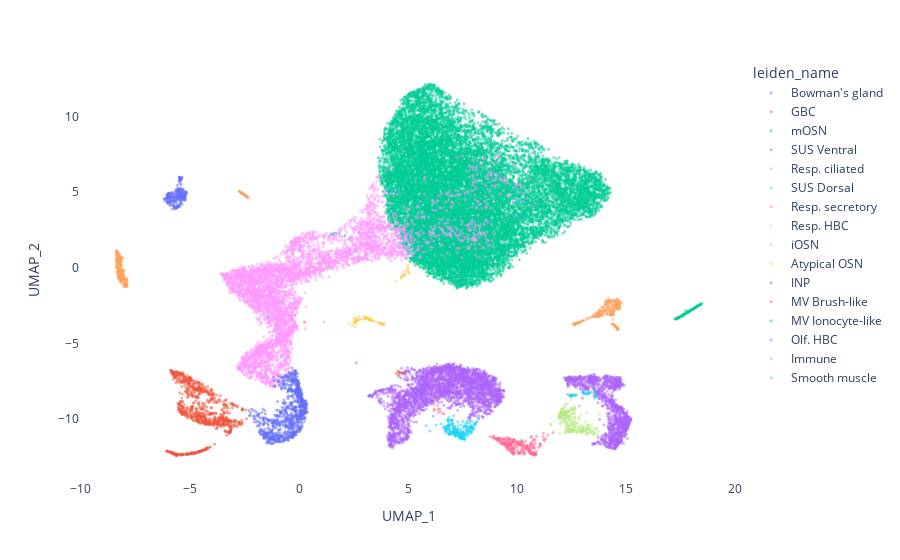

Write notebook code for a chart like this one.
### Code cell
# Plotting the provided UMAP coordinates on metafile to visualize 
fig = px.scatter(adata_brann.obs, x='UMAP_1', y= 'UMAP_2', color='leiden_name')
fig.update_traces(marker = dict(size = 3, opacity = 0.5))
fig.update_layout({
    'plot_bgcolor': 'rgba(0, 0, 0, 0)',
    })
fig.show()

### Figure 1 — Plotly figure (JSON) as saved in the notebook; plotly's stock layout.template omitted (floating-point values rounded to 4 significant figures; data arrays with more than 128 entries replaced by an {"elided": "..."} marker saying what was removed)
{"data": [{"hovertemplate": "leiden_name=Bowman's gland<br>UMAP_1=%{x}<br>UMAP_2=%{y}<extra></extra>", "legendgroup": "Bowman's gland", "marker": {"color": "#636efa", "opacity": 0.5, "size": 3, "symbol": "circle"}, "mode": "markers", "name": "Bowman's gland", "showlegend": true, "type": "scattergl", "x": {"elided": "235 float values"}, "xaxis": "x", "y": {"elided": "235 float values"}, "yaxis": "y"}, {"hovertemplate": "leiden_name=GBC<br>UMAP_1=%{x}<br>UMAP_2=%{y}<extra></extra>", "legendgroup": "GBC", "marker": {"color": "#EF553B", "opacity": 0.5, "size": 3, "symbol": "circle"}, "mode": "markers", "name": "GBC", "showlegend": true, "type": "scattergl", "x": {"elided": "762 float values"}, "xaxis": "x", "y": {"elided": "762 float values"}, "yaxis": "y"}, {"hovertemplate": "leiden_name=mOSN<br>UMAP_1=%{x}<br>UMAP_2=%{y}<extra></extra>", "legendgroup": "mOSN", "marker": {"color": "#00cc96", "opacity": 0.5, "size": 3, "symbol": "circle"}, "mode": "markers", "name": "mOSN", "showlegend": true, "type": "scattergl", "x": {"elided": "17666 float values"}, "xaxis": "x", "y": {"elided": "17666 float values"}, "yaxis": "y"}, {"hovertemplate": "leiden_name=SUS Ventral<br>UMAP_1=%{x}<br>UMAP_2=%{y}<extra></extra>", "legendgroup": "SUS Ventral", "marker": {"color": "#ab63fa", "opacity": 0.5, "size": 3, "symbol": "circle"}, "mode": "markers", "name": "SUS Ventral", "showlegend": true, "type": "scattergl", "x": {"elided": "2694 float values"}, "xaxis": "x", "y": {"elided": "2694 float values"}, "yaxis": "y"}, {"hovertemplate": "leiden_name=Resp. ciliated<br>UMAP_1=%{x}<br>UMAP_2=%{y}<extra></extra>", "legendgroup": "Resp. ciliated", "marker": {"color": "#FFA15A", "opacity": 0.5, "size": 3, "symbol": "circle"}, "mode": "markers", "name": "Resp. ciliated", "showlegend": true, "type": "scattergl", "x": {"elided": "230 float values"}, "xaxis": "x", "y": {"elided": "230 float values"}, "yaxis": "y"}, {"hovertemplate": "leiden_name=SUS Dorsal<br>UMAP_1=%{x}<br>UMAP_2=%{y}<extra></extra>", "legendgroup": "SUS Dorsal", "marker": {"color": "#19d3f3", "opacity": 0.5, "size": 3, "symbol": "circle"}, "mode": "markers", "name": "SUS Dorsal", "showlegend": true, "type": "scattergl", "x": {"elided": "195 float values"}, "xaxis": "x", "y": {"elided": "195 float values"}, "yaxis": "y"}, {"hovertemplate": "leiden_name=Resp. secretory<br>UMAP_1=%{x}<br>UMAP_2=%{y}<extra></extra>", "legendgroup": "Resp. secretory", "marker": {"color": "#FF6692", "opacity": 0.5, "size": 3, "symbol": "circle"}, "mode": "markers", "name": "Resp. secretory", "showlegend": true, "type": "scattergl", "x": {"elided": "240 float values"}, "xaxis": "x", "y": {"elided": "240 float values"}, "yaxis": "y"}, {"hovertemplate": "leiden_name=Resp. HBC<br>UMAP_1=%{x}<br>UMAP_2=%{y}<extra></extra>", "legendgroup": "Resp. HBC", "marker": {"color": "#B6E880", "opacity": 0.5, "size": 3, "symbol": "circle"}, "mode": "markers", "name": "Resp. HBC", "showlegend": true, "type": "scattergl", "x": {"elided": "216 float values"}, "xaxis": "x", "y": {"elided": "216 float values"}, "yaxis": "y"}, {"hovertemplate": "leiden_name=iOSN<br>UMAP_1=%{x}<br>UMAP_2=%{y}<extra></extra>", "legendgroup": "iOSN", "marker": {"color": "#FF97FF", "opacity": 0.5, "size": 3, "symbol": "circle"}, "mode": "markers", "name": "iOSN", "showlegend": true, "type": "scattergl", "x": {"elided": "4674 float values"}, "xaxis": "x", "y": {"elided": "4674 float values"}, "yaxis": "y"}, {"hovertemplate": "leiden_name=Atypical OSN<br>UMAP_1=%{x}<br>UMAP_2=%{y}<extra></extra>", "legendgroup": "Atypical OSN", "marker": {"color": "#FECB52", "opacity": 0.5, "size": 3, "symbol": "circle"}, "mode": "markers", "name": "Atypical OSN", "showlegend": true, "type": "scattergl", "x": [4.997, 4.687, 4.736, 3.303, 3.302, 3.11, 2.998, 3.426, 3.802, 3.105, 3.255, 3.118, 3.093, 2.701, 3.106, 3.31, 2.667, 3.857, 3.596, 3.906, 3.44, 3.028, 3.285, 3.02, 3.702, 2.575, 2.745, 3.194, 3.778, 2.874, 2.545, 3.013, 3.809, 3.684, 3.038, 3.284, 2.602, 3.202, 3.228, 3.301, 3.268, 3.069, 3.834, 3.212, 2.802, 3.192, 3.089, 3.115, 2.599, 2.298, 2.566, 2.59, 2.626, 3.001, 2.51, 2.63, 3.743, 3.181, 3.849, 3.076, 3.847, 2.743, 3.155, 2.572, 3.113, 3.06, 3.114, 2.434, 3.079, 2.647, 2.584, 2.515, 3.89, 3.806, 2.521, 5.372, 4.847, 4.941, 4.862, 4.864, 4.84, 4.707, 4.785, 4.68, 4.432, 4.997, 5.037, 5.001, 4.981, 4.99], "xaxis": "x", "y": [0.0117, -0.6737, -0.4915, -3.451, -3.493, -3.337, -3.253, -3.509, -3.698, -3.319, -3.423, -3.319, -3.331, -3.415, -3.352, -3.389, -3.455, -3.741, -3.599, -3.806, -3.534, -3.323, -3.43, -3.356, -3.659, -3.266, -3.432, -3.411, -3.67, -3.391, -3.488, -3.222, -3.707, -3.645, -3.287, -3.458, -3.416, -3.37, -3.42, -3.46, -3.471, -3.359, -3.741, -3.407, -3.391, -3.372, -3.332, -3.352, -3.595, -3.674, -3.886, -3.612, -3.486, -3.325, -3.364, -3.533, -3.678, -3.291, -3.747, -3.366, -3.711, -3.203, -3.4, -3.561, -3.317, -3.306, -3.321, -3.822, -3.325, -3.549, -3.56, -3.676, -3.668, -3.713, -3.62, 0.187, -0.4209, 0.5623, -0.2059, -0.4099, -0.5297, -0.5984, -0.5459, -0.6377, -0.893, 0.1733, -0.388, -0.3055, -0.0671, -0.2273], "yaxis": "y"}, {"hovertemplate": "leiden_name=INP<br>UMAP_1=%{x}<br>UMAP_2=%{y}<extra></extra>", "legendgroup": "INP", "marker": {"color": "#636efa", "opacity": 0.5, "size": 3, "symbol": "circle"}, "mode": "markers", "name": "INP", "showlegend": true, "type": "scattergl", "x": {"elided": "875 float values"}, "xaxis": "x", "y": {"elided": "875 float values"}, "yaxis": "y"}, {"hovertemplate": "leiden_name=MV Brush-like<br>UMAP_1=%{x}<br>UMAP_2=%{y}<extra></extra>", "legendgroup": "MV Brush-like", "marker": {"color": "#EF553B", "opacity": 0.5, "size": 3, "symbol": "circle"}, "mode": "markers", "name": "MV Brush-like", "showlegend": true, "type": "scattergl", "x": {"elided": "132 float values"}, "xaxis": "x", "y": {"elided": "132 float values"}, "yaxis": "y"}, {"hovertemplate": "leiden_name=MV Ionocyte-like<br>UMAP_1=%{x}<br>UMAP_2=%{y}<extra></extra>", "legendgroup": "MV Ionocyte-like", "marker": {"color": "#00cc96", "opacity": 0.5, "size": 3, "symbol": "circle"}, "mode": "markers", "name": "MV Ionocyte-like", "showlegend": true, "type": "scattergl", "x": {"elided": "135 float values"}, "xaxis": "x", "y": {"elided": "135 float values"}, "yaxis": "y"}, {"hovertemplate": "leiden_name=Olf. HBC<br>UMAP_1=%{x}<br>UMAP_2=%{y}<extra></extra>", "legendgroup": "Olf. HBC", "marker": {"color": "#ab63fa", "opacity": 0.5, "size": 3, "symbol": "circle"}, "mode": "markers", "name": "Olf. HBC", "showlegend": true, "type": "scattergl", "x": {"elided": "1106 float values"}, "xaxis": "x", "y": {"elided": "1106 float values"}, "yaxis": "y"}, {"hovertemplate": "leiden_name=Immune<br>UMAP_1=%{x}<br>UMAP_2=%{y}<extra></extra>", "legendgroup": "Immune", "marker": {"color": "#FFA15A", "opacity": 0.5, "size": 3, "symbol": "circle"}, "mode": "markers", "name": "Immune", "showlegend": true, "type": "scattergl", "x": {"elided": "291 float values"}, "xaxis": "x", "y": {"elided": "291 float values"}, "yaxis": "y"}, {"hovertemplate": "leiden_name=Smooth muscle<br>UMAP_1=%{x}<br>UMAP_2=%{y}<extra></extra>", "legendgroup": "Smooth muscle", "marker": {"color": "#19d3f3", "opacity": 0.5, "size": 3, "symbol": "circle"}, "mode": "markers", "name": "Smooth muscle", "showlegend": true, "type": "scattergl", "x": [12.49, 12.48, 10.15, 10.02, 13.18, 13.19, 12.48, -1.39, 13.62, 13.07, 13.61, 13.28, 13.54, 12.44, 12.47, 12.62, 12.45, 3.309, 13.06, 13.3, 9.938, 13.63, 13.02, 13.08, 13.43, 12.68, 12.6, 13.34, 12.71, 13.59, 12.4, 12.59, 12.52, 13.22, 12.44, 13.0, 13.03, 13.06, 13.56, 12.49, 12.48, 13.6, 13.59, 10.04], "xaxis": "x", "y": [-8.411, -8.439, 4.429, 4.444, -8.356, -8.254, -8.481, -3.218, -8.459, -8.264, -8.509, -8.315, -8.594, -8.478, -8.445, -8.441, -8.455, -8.49, -8.349, -8.3, 4.503, -8.521, -8.198, -8.302, -8.224, -8.398, -8.398, -8.207, -8.407, -8.321, -8.423, -8.398, -8.435, -8.322, -8.46, -8.223, -8.22, -8.229, -8.06, -8.492, -8.426, -8.488, -8.497, 4.402], "yaxis": "y"}], "layout": {"legend": {"title": {"text": "leiden_name"}, "tracegroupgap": 0}, "margin": {"t": 60}, "plot_bgcolor": "rgba(0, 0, 0, 0)", "xaxis": {"anchor": "y", "domain": [0, 1], "title": {"text": "UMAP_1"}}, "yaxis": {"anchor": "x", "domain": [0, 1], "title": {"text": "UMAP_2"}}}}
